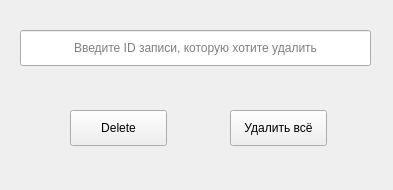
<?xml version="1.0" encoding="UTF-8"?>
<ui version="4.0">
 <class>DeleteWeatherRecord</class>
 <widget class="QWidget" name="DeleteWeatherRecord">
  <property name="geometry">
   <rect>
    <x>0</x>
    <y>0</y>
    <width>393</width>
    <height>190</height>
   </rect>
  </property>
  <property name="minimumSize">
   <size>
    <width>393</width>
    <height>190</height>
   </size>
  </property>
  <property name="maximumSize">
   <size>
    <width>393</width>
    <height>190</height>
   </size>
  </property>
  <property name="windowTitle">
   <string>Delete Weather Record</string>
  </property>
  <widget class="QPushButton" name="deletePushButton">
   <property name="geometry">
    <rect>
     <x>70</x>
     <y>110</y>
     <width>97</width>
     <height>36</height>
    </rect>
   </property>
   <property name="text">
    <string>Delete</string>
   </property>
  </widget>
  <widget class="QPushButton" name="deleteAllPushButton">
   <property name="geometry">
    <rect>
     <x>230</x>
     <y>110</y>
     <width>97</width>
     <height>36</height>
    </rect>
   </property>
   <property name="text">
    <string>Удалить всё</string>
   </property>
  </widget>
  <widget class="QLineEdit" name="IDLineEdit">
   <property name="geometry">
    <rect>
     <x>20</x>
     <y>30</y>
     <width>351</width>
     <height>36</height>
    </rect>
   </property>
   <property name="alignment">
    <set>Qt::AlignCenter</set>
   </property>
   <property name="placeholderText">
    <string>Введите ID записи, которую хотите удалить</string>
   </property>
  </widget>
 </widget>
 <resources/>
 <connections/>
</ui>
